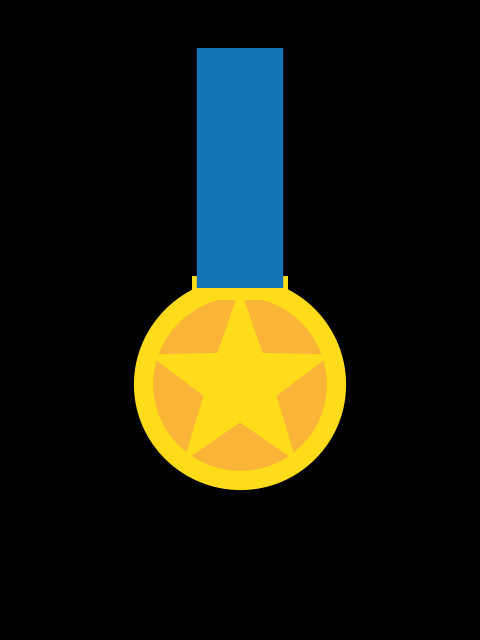
Frame 1 (no input)
Frame 2 (the mouse pressed at the canvas centre, redrawn once): identical to frame 1, image omitted

The Processing sketch that drew this single still picture (run headless with seeded random() and noise(); the mouse was pressed at the canvas centre and the sketch redrawn once):

// Processing sketch: wreck_it_ralph
// ── wreck_it_ralph.pde
// Manuale di Programmazione Cinematografica
// Daniele Olmisani, 2019

// Wreck-It Ralph (2012)


final color PAPER = color(0);
final color INK1 = color(255, 220, 25);
final color INK2 = color(250, 180, 55);
final color INK3 = color(20, 115, 180);


void setup() {
  size(480, 640);
  noLoop();
}

void draw() {
  
  final float S =  min(width, height);
  final float U = 0.002;
  
  randomSeed(0);
  
  translate(0.5*width, 0.6*height);
  scale(S);
  
  background(PAPER);
  
  fill(INK2);
  stroke(INK1);
  strokeWeight(20*U);
  
  ellipse(0.0 ,0.0, 0.4, 0.4);
  
  noStroke();
  fill(INK1);
  drawStar(0.00, 0.00, 0.20, 0.08);
  
  rectMode(CENTER);
  rect(0.0, -0.2, 0.2, 0.05);
  
  fill(INK3);
  rectMode(CORNERS);
  rect(-0.09, -0.7, 0.09, -0.2);
 
  save("wreck-it-ralph.png");
}


void drawStar(float x, float y, float r1, float r2) {
  
  float angle = TWO_PI / 5;
  float halfAngle = angle/2.0;
  beginShape();
  for (float a = 0.5*halfAngle; a < TWO_PI; a += angle) {
    float sx = x + cos(a) * r2;
    float sy = y + sin(a) * r2;
    vertex(sx, sy);
    sx = x + cos(a+halfAngle) * r1;
    sy = y + sin(a+halfAngle) * r1;
    vertex(sx, sy);
  }
  endShape(CLOSE);
}
